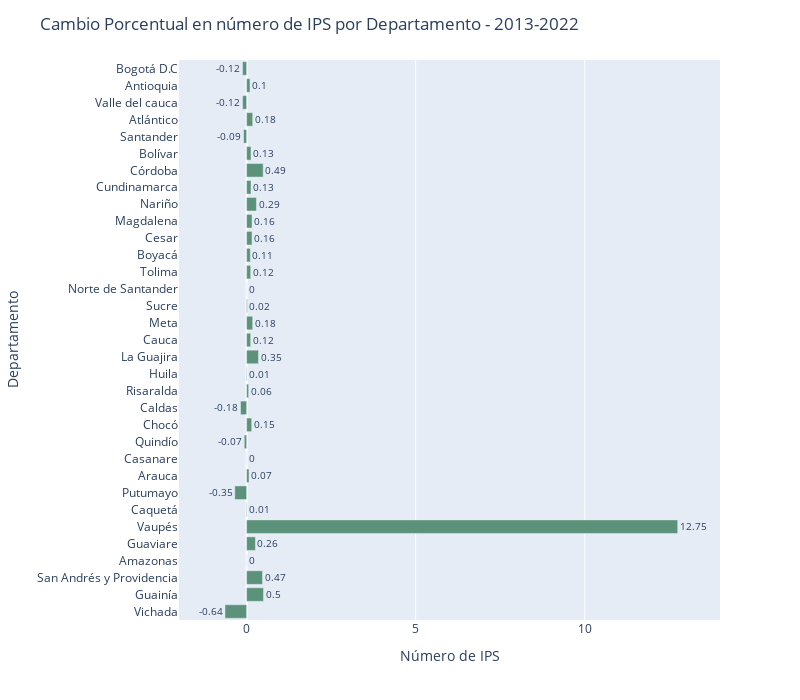

Here is the notebook cell this chart was saved with:
### Code cell
fig = px.bar(data_frame=df_comparison, x='cambio_porcentual', y='Departamento', orientation='h')

fig.update_xaxes(title_text='Número de IPS')
fig.update_xaxes(range=[-2,14])
fig.update_yaxes(title_text='Departamento')
fig.update_layout(title='Cambio Porcentual en número de IPS por Departamento - 2013-2022')

color_sequence = ['#5B9279' for i in departamentos]
fig.update_traces(marker=dict(color=color_sequence))

fig.update_traces(text=df_comparison['cambio_porcentual'], textposition='outside')

fig.update_layout(width=800, height=700)

fig.show()

### Figure 1 — Plotly figure (JSON) as saved in the notebook; plotly's stock layout.template omitted (floating-point values rounded to 4 significant figures)
{"data": [{"alignmentgroup": "True", "hovertemplate": "cambio_porcentual=%{x}<br>Departamento=%{y}<extra></extra>", "legendgroup": "", "marker": {"color": ["#5B9279", "#5B9279", "#5B9279", "#5B9279", "#5B9279", "#5B9279", "#5B9279", "#5B9279", "#5B9279", "#5B9279", "#5B9279", "#5B9279", "#5B9279", "#5B9279", "#5B9279", "#5B9279", "#5B9279", "#5B9279", "#5B9279", "#5B9279", "#5B9279", "#5B9279", "#5B9279", "#5B9279", "#5B9279", "#5B9279", "#5B9279", "#5B9279", "#5B9279", "#5B9279", "#5B9279", "#5B9279", "#5B9279"], "pattern": {"shape": ""}}, "name": "", "offsetgroup": "", "orientation": "h", "showlegend": false, "text": [-0.64, 0.5, 0.47, 0, 0.26, 12.75, 0.01, -0.35, 0.07, 0, -0.07, 0.15, -0.18, 0.06, 0.01, 0.35, 0.12, 0.18, 0.02, 0, 0.12, 0.11, 0.16, 0.16, 0.29, 0.13, 0.49, 0.13, -0.09, 0.18, -0.12, 0.1, -0.12], "textposition": "outside", "type": "bar", "x": [-0.64, 0.5, 0.47, 0, 0.26, 12.75, 0.01, -0.35, 0.07, 0, -0.07, 0.15, -0.18, 0.06, 0.01, 0.35, 0.12, 0.18, 0.02, 0, 0.12, 0.11, 0.16, 0.16, 0.29, 0.13, 0.49, 0.13, -0.09, 0.18, -0.12, 0.1, -0.12], "xaxis": "x", "y": ["Vichada", "Guainía", "San Andrés y Providencia", "Amazonas", "Guaviare", "Vaupés", "Caquetá", "Putumayo", "Arauca", "Casanare", "Quindío", "Chocó", "Caldas", "Risaralda", "Huila", "La Guajira", "Cauca", "Meta", "Sucre", "Norte de Santander", "Tolima", "Boyacá", "Cesar", "Magdalena", "Nariño", "Cundinamarca", "Córdoba", "Bolívar", "Santander", "Atlántico", "Valle del cauca", "Antioquia", "Bogotá D.C"], "yaxis": "y"}], "layout": {"barmode": "relative", "height": 700, "legend": {"tracegroupgap": 0}, "margin": {"t": 60}, "title": {"text": "Cambio Porcentual en número de IPS por Departamento - 2013-2022"}, "width": 800, "xaxis": {"anchor": "y", "domain": [0, 1], "range": [-2, 14], "title": {"text": "Número de IPS"}}, "yaxis": {"anchor": "x", "domain": [0, 1], "title": {"text": "Departamento"}}}}
